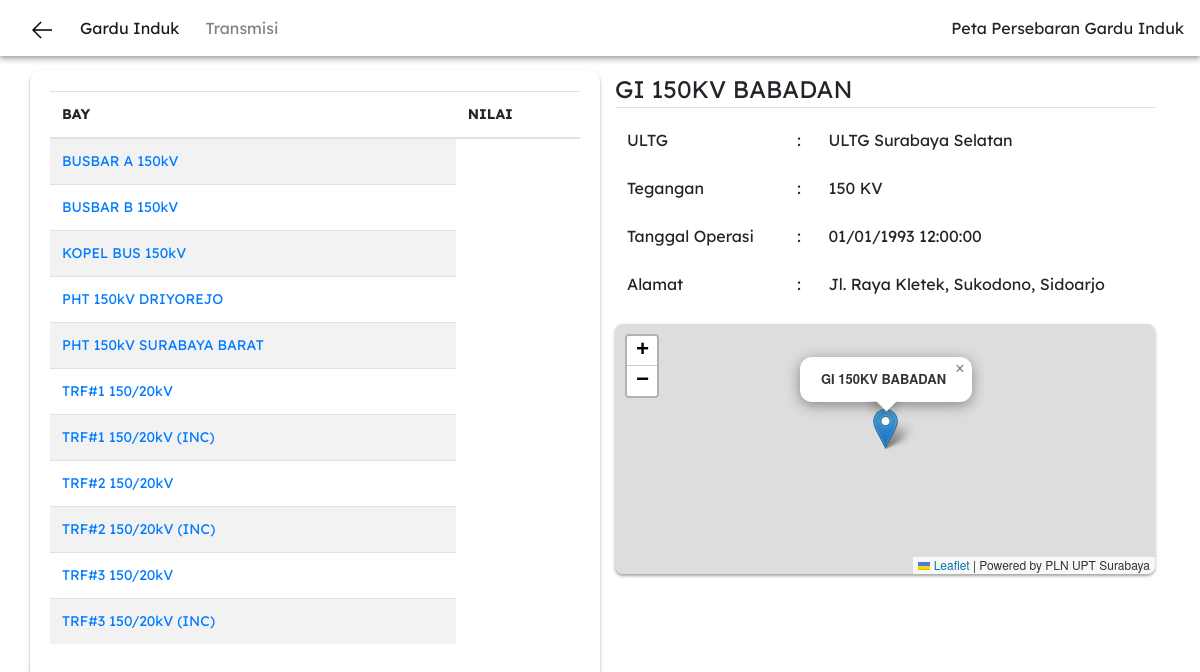
Page /3 on the committed database.
### apps/home/models.py (models this page shows)
class BayModel(db.Model):
    id = db.Column(db.Integer, primary_key=True)
    ULTG = db.Column(db.String(100))
    GI = db.Column(db.String(100))
    BAY = db.Column(db.String(100))
    FUNGSI = db.Column(db.String(100))
    ID_FUNCTLOC = db.Column(db.String(100))
    SUP_FUNCTLOC = db.Column(db.String(100))
    NM_LOKASI = db.Column(db.String(100))
    DESKRIPSI = db.Column(db.String(100))
    ID_LOCATION = db.Column(db.Float(100))
    ID_PARENT = db.Column(db.String(100))
    TEGANGAN = db.Column(db.Float(100))
    KD_FUNGSI = db.Column(db.String(100))
    KD_WILAYAH = db.Column(db.Float(100))
    TGL_OPRS = db.Column(db.String(100))
    TGL_TDK_OPRS = db.Column(db.String(100))
    FLAG = db.Column(db.Float(100))
    WORKCENTER = db.Column(db.String(100))
    ID_PLANT = db.Column(db.Float(100))
    ID_TRAGI = db.Column(db.Float(100))
    NOMORGI = db.Column(db.Float(100))
    KD_GROUPLOKASI = db.Column(db.Float(100))
    ID_SECTION = db.Column(db.String(100))
    BOUND = db.Column(db.String(100))
    BA_CODE = db.Column(db.Float(100))
    ASSET_LOKASI = db.Column(db.Float(100))
    BAYGROUP = db.Column(db.Float(100))
    MVA = db.Column(db.Float(100))
    NOSIRKIT = db.Column(db.Float(100))
    COSTCENTER = db.Column(db.Float(100))
    BC_FLC = db.Column(db.String(100))

class GIModel(db.Model):
    id = db.Column(db.Integer, primary_key=True)
    ULTG = db.Column(db.String(100))
    STATUS_OPERASI = db.Column(db.String(100))
    ID_FUNCTLOC = db.Column(db.String(100))
    NM_LOKASI = db.Column(db.String(100))
    NM_LOKASI_URL = db.Column(db.String(100))
    TEGANGAN = db.Column(db.Integer)
    TGL_OPRS = db.Column(db.String(100))
    ALAMAT = db.Column(db.TEXT)
    LATITUDE = db.Column(db.Float(100))
    LONGITUDE = db.Column(db.Float(100))

### apps/home/routes.py (the view)
@home.route("/<int:id>")
def gi_detail(id):
    queryNamaGI = GIModel.query.get(id)
    lat = queryNamaGI.LATITUDE
    lon = queryNamaGI.LONGITUDE
    ultg = queryNamaGI.ULTG
    statusOperasi = queryNamaGI.STATUS_OPERASI
    idFunctloc = queryNamaGI.ID_FUNCTLOC
    tegangan = queryNamaGI.TEGANGAN
    tglOperasi = queryNamaGI.TGL_OPRS
    alamat = queryNamaGI.ALAMAT
    id_gi = queryNamaGI.id
    back = True
    '''
    CRITICAL BAY
    =========================================
    '''
    query_nmLokasi = queryNamaGI.NM_LOKASI
    query_bay = BayModel.query.filter_by(GI=str(query_nmLokasi)).all()
    BAY_LIST = []
    ID_LIST = []
    for data in query_bay:
        ID_LIST.append(data.ID_FUNCTLOC)
        BAY_LIST.append(data.BAY)
    return render_template(
        "gi_detail.html",
        back=back,
        title=queryNamaGI.NM_LOKASI,
        namaGI=queryNamaGI.NM_LOKASI,
        lat=lat, lon=lon,
        ultg=ultg,
        statusOperasi=statusOperasi,
        idFunctloc=idFunctloc,
        tegangan=tegangan,
        tglOperasi=tglOperasi,
        alamat=alamat,
        BAY_LIST=BAY_LIST,
        ID_LIST=ID_LIST,
        ID_GI=id_gi
    )

### apps/home/templates/gi_detail.html
{% extends "layout.html" %}
{% block content %}
<main role='main' style="margin-top: 15px; margin-bottom: 10px;">
  <div class="container">
    <div class="row">
      <div class="col-md-6" id="carding">
        <div class="table-responsive" style="font-size: 14px;">
          <table class="table table-striped">
            <thead>
              <tr>
                <th>BAY</th>
                <th>NILAI</th>
              </tr>
            </thead>
            <tbody>
              {% for BAY_, ID_ in  BAY_LIST | zip(ID_LIST) %}
              <tr>
                <td><a href="{{ url_for('home.pmtList', id_gi=ID_GI, ID_FUNCTLOC=ID_) }}">{{BAY_}}</a></td>
              </tr>
              {% endfor %}
            </tbody>
          </table>
        </div>
      </div>
      <div class="col-md-6" style="width: 300px;">
        <div class="content-section">
          <legend class="border-bottom mb-2">{{namaGI}}</legend>
          <table class="table table-borderless">
            <tbody>
              <tr>
                <td>ULTG</td>
                <td>:</td>
                <td>{{ ultg }}</td>
              </tr>
              <tr>
                <td>Tegangan</td>
                <td>:</td>
                <td>{{ tegangan }} KV</td>
              </tr>
              <tr>
                <td>Tanggal Operasi</td>
                <td>:</td>
                <td>{{ tglOperasi }}</td>
              </tr>
              <tr>
                <td>Alamat</td>
                <td>:</td>
                <td>{{ alamat }}</td>
              </tr>
            </tbody>
          </table>
        </div>
        <div class="content-section">
          {% include "map_detail.html" %}
        </div>
      </div>
    </div>
  </div>
</main>
{% endblock %}

### apps/home/templates/layout.html (style rules this page uses)
#carding { border-radius: 10px; padding: 20px; width: auto; height: auto; box-shadow: 0 2px 4px 0 rgba(0, 0, 0, 0.2), 0 2px 2px 0 rgba(0, 0, 0, 0.19); }
body { font-family: "Lexend Deca", sans-serif; }

### rows in the picture
BayModel: BAY "BUSBAR A 150kV"
BayModel: BAY "BUSBAR B 150kV"
BayModel: BAY "KOPEL BUS 150kV"
BayModel: BAY "PHT 150kV DRIYOREJO"
BayModel: BAY "PHT 150kV SURABAYA BARAT"
BayModel: BAY "TRF#1 150/20kV"
BayModel: BAY "TRF#1 150/20kV (INC)"
BayModel: BAY "TRF#2 150/20kV"
BayModel: BAY "TRF#2 150/20kV (INC)"
BayModel: BAY "TRF#3 150/20kV"
BayModel: BAY "TRF#3 150/20kV (INC)"
GIModel: NM_LOKASI "GI 150KV BABADAN", ULTG "ULTG Surabaya Selatan", TGL_OPRS "01/01/1993 12:00:00", ALAMAT "Jl. Raya Kletek, Sukodono, Sidoarjo"

### other values in the picture
{{ tegangan }} "150"
